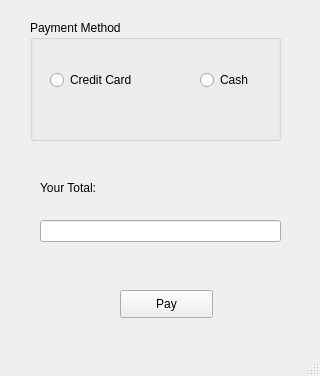
<?xml version="1.0" encoding="UTF-8"?>
<ui version="4.0">
 <class>MainWindow</class>
 <widget class="QMainWindow" name="MainWindow">
  <property name="geometry">
   <rect>
    <x>0</x>
    <y>0</y>
    <width>320</width>
    <height>376</height>
   </rect>
  </property>
  <property name="windowTitle">
   <string>MainWindow</string>
  </property>
  <widget class="QWidget" name="centralwidget">
   <widget class="QGroupBox" name="groupBox">
    <property name="geometry">
     <rect>
      <x>30</x>
      <y>20</y>
      <width>251</width>
      <height>121</height>
     </rect>
    </property>
    <property name="title">
     <string>Payment Method</string>
    </property>
    <widget class="QRadioButton" name="radioButton">
     <property name="geometry">
      <rect>
       <x>20</x>
       <y>50</y>
       <width>95</width>
       <height>20</height>
      </rect>
     </property>
     <property name="text">
      <string>Credit Card</string>
     </property>
    </widget>
    <widget class="QRadioButton" name="radioButton_2">
     <property name="geometry">
      <rect>
       <x>170</x>
       <y>50</y>
       <width>95</width>
       <height>20</height>
      </rect>
     </property>
     <property name="text">
      <string>Cash</string>
     </property>
    </widget>
   </widget>
   <widget class="QPushButton" name="pushButton">
    <property name="geometry">
     <rect>
      <x>120</x>
      <y>290</y>
      <width>93</width>
      <height>28</height>
     </rect>
    </property>
    <property name="text">
     <string>Pay</string>
    </property>
   </widget>
   <widget class="QLabel" name="label">
    <property name="geometry">
     <rect>
      <x>40</x>
      <y>180</y>
      <width>81</width>
      <height>16</height>
     </rect>
    </property>
    <property name="text">
     <string>Your Total:</string>
    </property>
   </widget>
   <widget class="QLineEdit" name="lineEdit">
    <property name="geometry">
     <rect>
      <x>40</x>
      <y>220</y>
      <width>241</width>
      <height>22</height>
     </rect>
    </property>
   </widget>
  </widget>
  <widget class="QMenuBar" name="menubar">
   <property name="geometry">
    <rect>
     <x>0</x>
     <y>0</y>
     <width>320</width>
     <height>26</height>
    </rect>
   </property>
  </widget>
  <widget class="QStatusBar" name="statusbar"/>
 </widget>
 <resources/>
 <connections/>
</ui>
